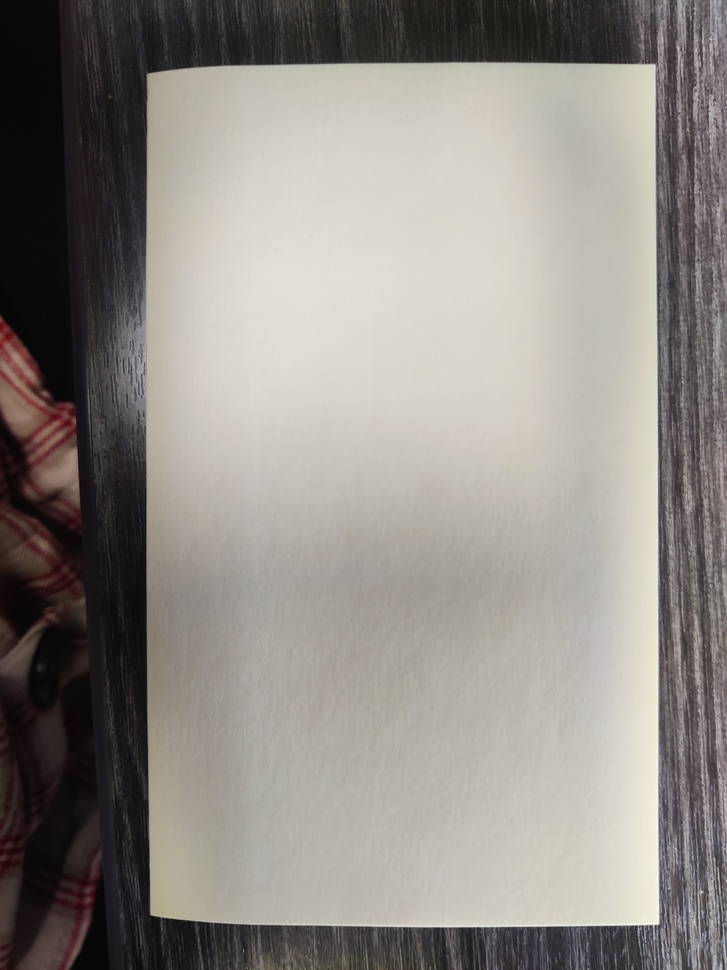
#> input picture opencv/base.jpg, 727 x 970 px, shrunk from 3000 x 4000 before the run
$ python linedet.py
#> lines starting #> are read from the running program, lines starting #| are printed output that depends on the picture
import cv2
import numpy as np

# Read image
image = cv2.imread('base.jpg')
#> image is the input picture: shape (970, 727, 3); mean B, G, R 133, 138.5, 143.1

# Convert image to grayscale
gray = cv2.cvtColor(image,cv2.COLOR_BGR2GRAY)

# Use canny edge detection
edges = cv2.Canny(gray,50,150,apertureSize=3)
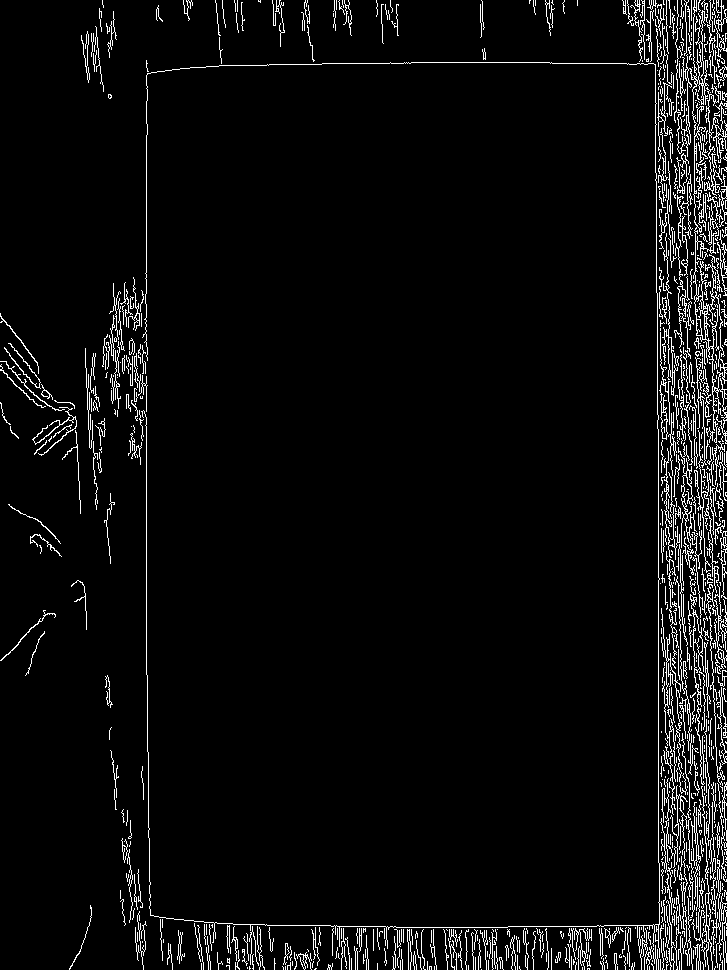
#> edges: shape (970, 727); 4.8% white in thin lines or dots

# Apply HoughLinesP method to
# to directly obtain line end points
lines = cv2.HoughLinesP(
            edges, # Input edge image
            1, # Distance resolution in pixels
            np.pi/180, # Angle resolution in radians
            threshold=100, # Min number of votes for valid line
            minLineLength=5, # Min allowed length of line
            maxLineGap=10 # Max allowed gap between line for joining them
            )
#> lines = 548 rows, first 6: [658, 862, 658, 415], [146, 356, 146, 135], [721, 837, 723, 886], [694, 693, 694, 715], [669, 737, 676, 603], [685, 558, 685, 543]

# Iterate over points
for points in lines:
      # Extracted points nested in the list
    x1,y1,x2,y2=points[0]
    # Draw the lines joing the points
    # On the original image
    cv2.line(image,(x1,y1),(x2,y2),(0,255,0),2)
    # Maintain a simples lookup list for points
#> (the run stopped early here; a loop or call above may not have finished)

$ run again, with opencv/test.jpg copied over opencv/base.jpg
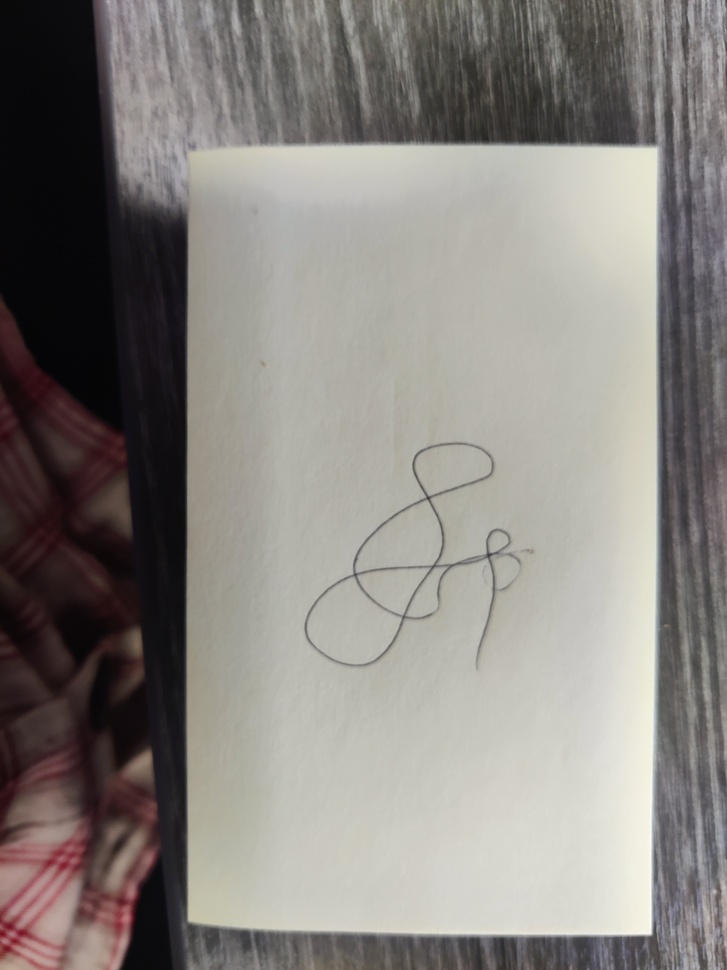
#> input picture opencv/test.jpg, 727 x 970 px, shrunk from 3000 x 4000 before the run
#> image is the input picture: shape (970, 727, 3); mean B, G, R 126.4, 130.9, 135.2
#> `gray = cv2.cvtColor(image,cv2.COLOR_BGR2GRAY)`:
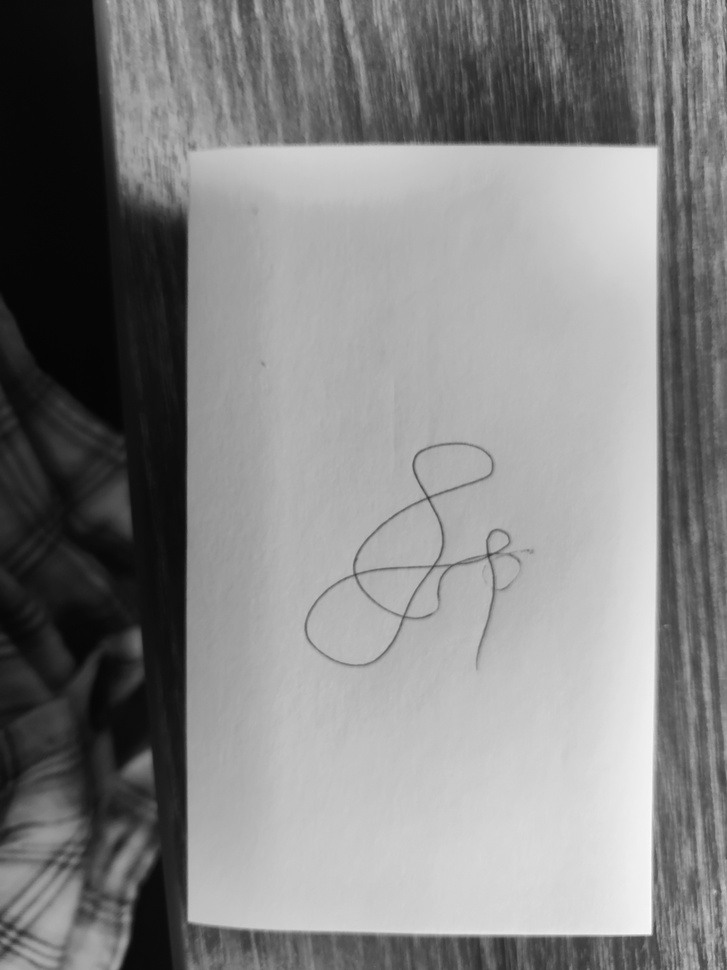
#> gray: shape (970, 727); min 4, max 254, mean 131.7
#> `edges = cv2.Canny(gray,50,150,apertureSize=3)`:
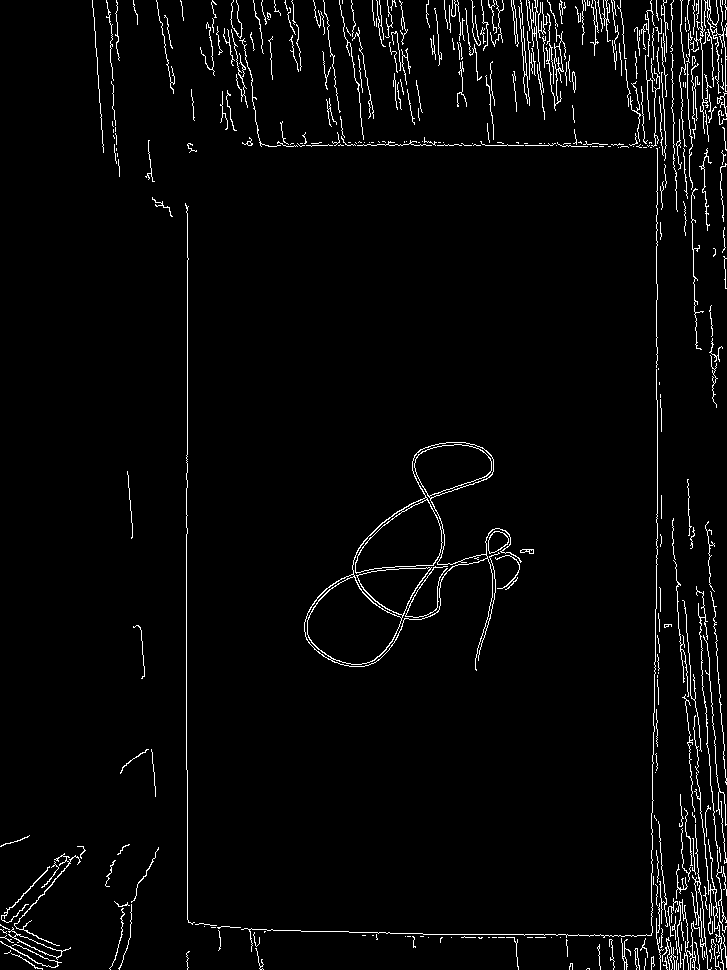
#> edges: shape (970, 727); 3.1% white in thin lines or dots
#> lines = 126 rows, first 6: [187, 919, 187, 770], [656, 608, 657, 512], [186, 769, 186, 455], [704, 696, 712, 802], [657, 905, 657, 856], [690, 177, 696, 348]

$ run again, with opencv/test1.jpg copied over opencv/base.jpg
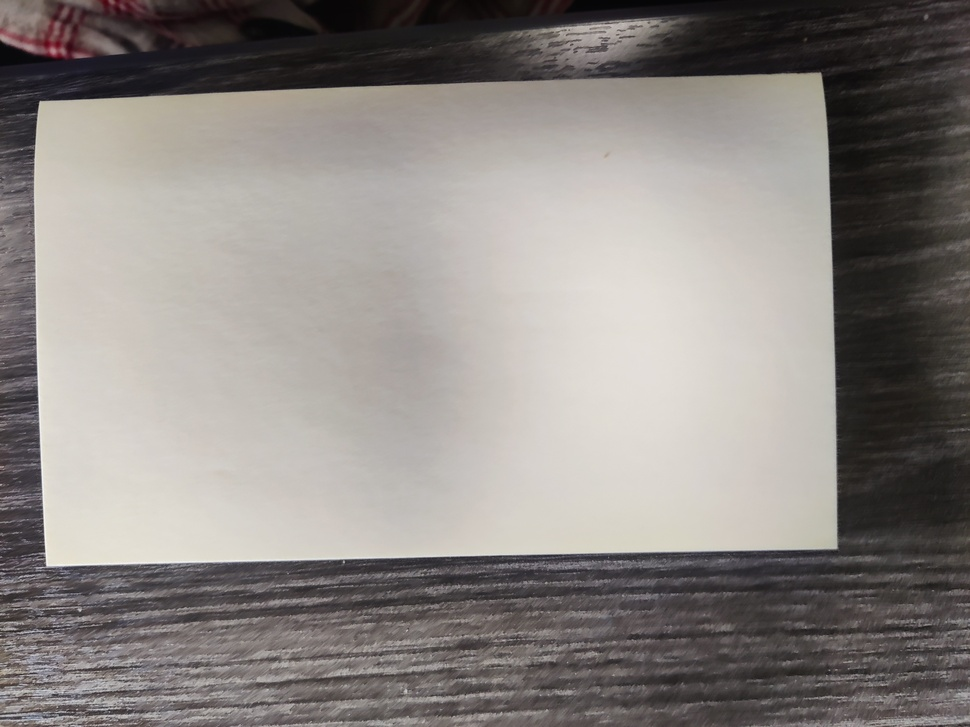
#> input picture opencv/test1.jpg, 970 x 727 px, shrunk from 4000 x 3000 before the run
#> image is the input picture: shape (727, 970, 3); mean B, G, R 130.6, 134.1, 139.3
#> `edges = cv2.Canny(gray,50,150,apertureSize=3)`:
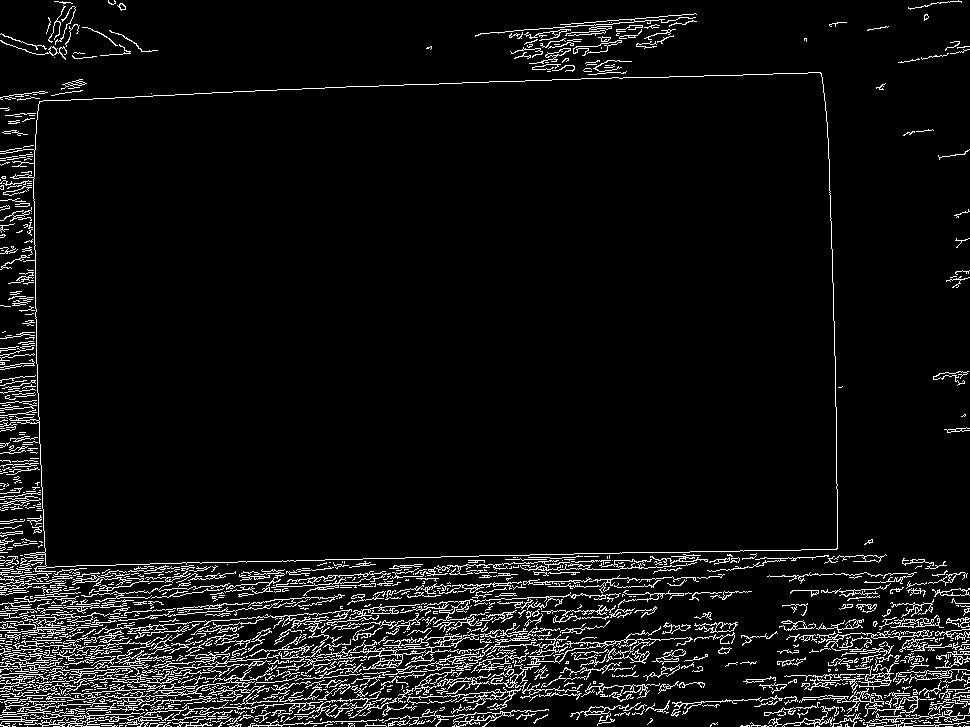
#> edges: shape (727, 970); 6.6% white in thin lines or dots
#> lines = 970 rows, first 6: [816, 642, 964, 632], [207, 709, 273, 705], [792, 590, 875, 592], [113, 658, 255, 653], [771, 697, 933, 699], [196, 682, 409, 663]
